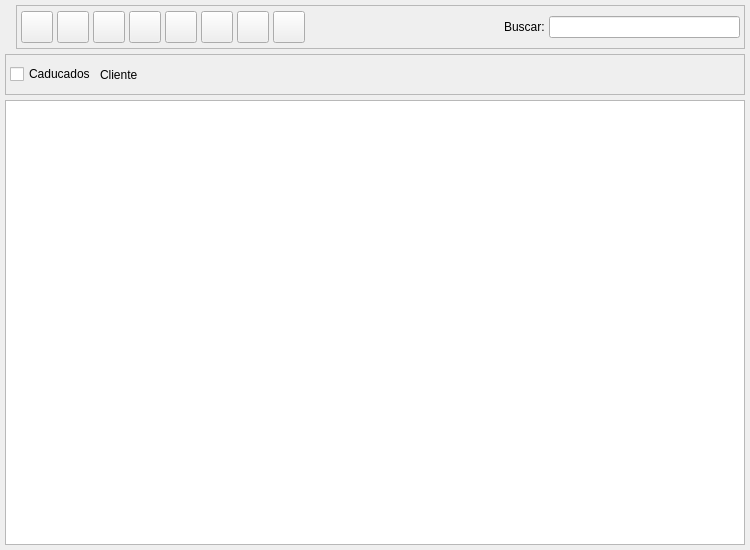
<?xml version="1.0" encoding="UTF-8"?>
<ui version="4.0">
 <author>Tomeu Borras Riera</author>
 <class>ContratosListBase</class>
 <widget class="QWidget" name="ContratosListBase">
  <property name="enabled">
   <bool>true</bool>
  </property>
  <property name="geometry">
   <rect>
    <x>0</x>
    <y>0</y>
    <width>750</width>
    <height>550</height>
   </rect>
  </property>
  <property name="minimumSize">
   <size>
    <width>750</width>
    <height>550</height>
   </size>
  </property>
  <property name="windowTitle">
   <string>Contratos</string>
  </property>
  <property name="windowIcon">
   <iconset resource="../../../bulmages.qrc">
    <normaloff>:/Images/contract-list.png</normaloff>:/Images/contract-list.png</iconset>
  </property>
  <layout class="QVBoxLayout">
   <property name="spacing">
    <number>5</number>
   </property>
   <property name="margin">
    <number>5</number>
   </property>
   <item>
    <layout class="QHBoxLayout">
     <property name="spacing">
      <number>4</number>
     </property>
     <property name="margin">
      <number>0</number>
     </property>
     <item>
      <widget class="QLabel" name="label">
       <property name="maximumSize">
        <size>
         <width>48</width>
         <height>48</height>
        </size>
       </property>
       <property name="text">
        <string/>
       </property>
       <property name="pixmap">
        <pixmap resource="../../../bulmages.qrc">:/Images/contract-list.png</pixmap>
       </property>
       <property name="scaledContents">
        <bool>true</bool>
       </property>
      </widget>
     </item>
     <item>
      <widget class="QFrame" name="m_botonera">
       <property name="frameShape">
        <enum>QFrame::StyledPanel</enum>
       </property>
       <property name="frameShadow">
        <enum>QFrame::Raised</enum>
       </property>
       <layout class="QHBoxLayout">
        <property name="spacing">
         <number>4</number>
        </property>
        <property name="margin">
         <number>4</number>
        </property>
        <item>
         <widget class="QToolButton" name="mui_crear">
          <property name="minimumSize">
           <size>
            <width>32</width>
            <height>32</height>
           </size>
          </property>
          <property name="maximumSize">
           <size>
            <width>32</width>
            <height>32</height>
           </size>
          </property>
          <property name="toolTip">
           <string>Nuevo contrato</string>
          </property>
          <property name="whatsThis">
           <string>Nuevo contrato</string>
          </property>
          <property name="text">
           <string/>
          </property>
          <property name="icon">
           <iconset resource="../../../bulmages.qrc">
            <normaloff>:/Images/document-new.png</normaloff>:/Images/document-new.png</iconset>
          </property>
          <property name="iconSize">
           <size>
            <width>22</width>
            <height>22</height>
           </size>
          </property>
         </widget>
        </item>
        <item>
         <widget class="QToolButton" name="mui_editar">
          <property name="minimumSize">
           <size>
            <width>32</width>
            <height>32</height>
           </size>
          </property>
          <property name="maximumSize">
           <size>
            <width>32</width>
            <height>32</height>
           </size>
          </property>
          <property name="toolTip">
           <string>Editar contrato</string>
          </property>
          <property name="whatsThis">
           <string>Editar contrato</string>
          </property>
          <property name="text">
           <string/>
          </property>
          <property name="icon">
           <iconset resource="../../../bulmages.qrc">
            <normaloff>:/Images/document-open.png</normaloff>:/Images/document-open.png</iconset>
          </property>
          <property name="iconSize">
           <size>
            <width>22</width>
            <height>22</height>
           </size>
          </property>
         </widget>
        </item>
        <item>
         <widget class="QToolButton" name="mui_borrar">
          <property name="minimumSize">
           <size>
            <width>32</width>
            <height>32</height>
           </size>
          </property>
          <property name="maximumSize">
           <size>
            <width>32</width>
            <height>32</height>
           </size>
          </property>
          <property name="toolTip">
           <string>Borrar contrato</string>
          </property>
          <property name="whatsThis">
           <string>Borrar contrato</string>
          </property>
          <property name="text">
           <string/>
          </property>
          <property name="icon">
           <iconset>
            <normaloff>:Images/edit-delete.png</normaloff>:Images/edit-delete.png</iconset>
          </property>
          <property name="iconSize">
           <size>
            <width>22</width>
            <height>22</height>
           </size>
          </property>
         </widget>
        </item>
        <item>
         <widget class="QToolButton" name="mui_imprimir">
          <property name="minimumSize">
           <size>
            <width>32</width>
            <height>32</height>
           </size>
          </property>
          <property name="maximumSize">
           <size>
            <width>32</width>
            <height>32</height>
           </size>
          </property>
          <property name="toolTip">
           <string>Imprimir listado</string>
          </property>
          <property name="whatsThis">
           <string>Imprimir listado</string>
          </property>
          <property name="text">
           <string/>
          </property>
          <property name="icon">
           <iconset resource="../../../bulmages.qrc">
            <normaloff>:/Images/document-print.png</normaloff>:/Images/document-print.png</iconset>
          </property>
          <property name="iconSize">
           <size>
            <width>22</width>
            <height>22</height>
           </size>
          </property>
         </widget>
        </item>
        <item>
         <widget class="QToolButton" name="mui_filtrar">
          <property name="minimumSize">
           <size>
            <width>32</width>
            <height>32</height>
           </size>
          </property>
          <property name="maximumSize">
           <size>
            <width>32</width>
            <height>32</height>
           </size>
          </property>
          <property name="toolTip">
           <string>Filtrar contratos</string>
          </property>
          <property name="whatsThis">
           <string>Filtrar contratos</string>
          </property>
          <property name="text">
           <string/>
          </property>
          <property name="icon">
           <iconset resource="../../../bulmages.qrc">
            <normaloff>:/Images/edit-find.png</normaloff>:/Images/edit-find.png</iconset>
          </property>
          <property name="iconSize">
           <size>
            <width>22</width>
            <height>22</height>
           </size>
          </property>
          <property name="checkable">
           <bool>true</bool>
          </property>
         </widget>
        </item>
        <item>
         <widget class="QToolButton" name="mui_configurar">
          <property name="minimumSize">
           <size>
            <width>32</width>
            <height>32</height>
           </size>
          </property>
          <property name="maximumSize">
           <size>
            <width>32</width>
            <height>32</height>
           </size>
          </property>
          <property name="toolTip">
           <string>Configurar listado</string>
          </property>
          <property name="whatsThis">
           <string>Configurar listado</string>
          </property>
          <property name="text">
           <string/>
          </property>
          <property name="icon">
           <iconset resource="../../../bulmages.qrc">
            <normaloff>:/Images/document-properties.png</normaloff>:/Images/document-properties.png</iconset>
          </property>
          <property name="iconSize">
           <size>
            <width>22</width>
            <height>22</height>
           </size>
          </property>
          <property name="checkable">
           <bool>true</bool>
          </property>
         </widget>
        </item>
        <item>
         <widget class="QToolButton" name="mui_actualizar">
          <property name="minimumSize">
           <size>
            <width>32</width>
            <height>32</height>
           </size>
          </property>
          <property name="maximumSize">
           <size>
            <width>32</width>
            <height>32</height>
           </size>
          </property>
          <property name="toolTip">
           <string>Actualizar listado</string>
          </property>
          <property name="whatsThis">
           <string>Actualizar listado</string>
          </property>
          <property name="text">
           <string/>
          </property>
          <property name="icon">
           <iconset resource="../../../bulmages.qrc">
            <normaloff>:/Images/view-refresh.png</normaloff>:/Images/view-refresh.png</iconset>
          </property>
          <property name="iconSize">
           <size>
            <width>22</width>
            <height>22</height>
           </size>
          </property>
         </widget>
        </item>
        <item>
         <widget class="QToolButton" name="mui_facturar">
          <property name="minimumSize">
           <size>
            <width>32</width>
            <height>32</height>
           </size>
          </property>
          <property name="maximumSize">
           <size>
            <width>32</width>
            <height>32</height>
           </size>
          </property>
          <property name="toolTip">
           <string>Facturar Periodos Pendientes</string>
          </property>
          <property name="whatsThis">
           <string>Facturar Periodos Pendientes</string>
          </property>
          <property name="text">
           <string/>
          </property>
          <property name="icon">
           <iconset resource="../../../bulmages.qrc">
            <normaloff>:/Images/client-delivery-note-to-exist-invoice.png</normaloff>:/Images/client-delivery-note-to-exist-invoice.png</iconset>
          </property>
          <property name="iconSize">
           <size>
            <width>22</width>
            <height>22</height>
           </size>
          </property>
         </widget>
        </item>
        <item>
         <widget class="QFrame" name="mui_plugbotones">
          <property name="sizePolicy">
           <sizepolicy hsizetype="Minimum" vsizetype="Preferred">
            <horstretch>0</horstretch>
            <verstretch>0</verstretch>
           </sizepolicy>
          </property>
          <property name="frameShape">
           <enum>QFrame::NoFrame</enum>
          </property>
          <property name="frameShadow">
           <enum>QFrame::Plain</enum>
          </property>
          <property name="lineWidth">
           <number>0</number>
          </property>
         </widget>
        </item>
        <item>
         <spacer>
          <property name="orientation">
           <enum>Qt::Horizontal</enum>
          </property>
          <property name="sizeType">
           <enum>QSizePolicy::Expanding</enum>
          </property>
          <property name="sizeHint" stdset="0">
           <size>
            <width>101</width>
            <height>34</height>
           </size>
          </property>
         </spacer>
        </item>
        <item>
         <widget class="QLabel" name="textLabel1">
          <property name="text">
           <string>Buscar:</string>
          </property>
         </widget>
        </item>
        <item>
         <widget class="QLineEdit" name="m_findClient">
          <property name="minimumSize">
           <size>
            <width>150</width>
            <height>0</height>
           </size>
          </property>
         </widget>
        </item>
       </layout>
      </widget>
     </item>
    </layout>
   </item>
   <item>
    <widget class="QFrame" name="m_busqueda">
     <property name="frameShape">
      <enum>QFrame::StyledPanel</enum>
     </property>
     <property name="frameShadow">
      <enum>QFrame::Raised</enum>
     </property>
     <layout class="QHBoxLayout">
      <property name="spacing">
       <number>4</number>
      </property>
      <property name="margin">
       <number>4</number>
      </property>
      <item>
       <widget class="QCheckBox" name="mui_caducados">
        <property name="text">
         <string>Caducados</string>
        </property>
       </widget>
      </item>
      <item>
       <widget class="QLabel" name="label_2">
        <property name="text">
         <string>Cliente</string>
        </property>
        <property name="buddy">
         <cstring>mui_idcliente</cstring>
        </property>
       </widget>
      </item>
      <item>
       <widget class="BlSearchWidget" name="mui_idcliente" native="true"/>
      </item>
      <item>
       <spacer>
        <property name="orientation">
         <enum>Qt::Horizontal</enum>
        </property>
        <property name="sizeType">
         <enum>QSizePolicy::Expanding</enum>
        </property>
        <property name="sizeHint" stdset="0">
         <size>
          <width>401</width>
          <height>31</height>
         </size>
        </property>
       </spacer>
      </item>
     </layout>
    </widget>
   </item>
   <item>
    <widget class="ContratosListSubform" name="mui_list"/>
   </item>
  </layout>
 </widget>
 <layoutdefault spacing="3" margin="5"/>
 <customwidgets>
  <customwidget>
   <class>ContratosListSubform</class>
   <extends>QTableWidget</extends>
   <header>contratoslist.h</header>
  </customwidget>
  <customwidget>
   <class>BlSearchWidget</class>
   <extends>QWidget</extends>
   <header>blsearchwidget.h</header>
  </customwidget>
 </customwidgets>
 <resources>
  <include location="../../../bulmages.qrc"/>
 </resources>
</ui>
